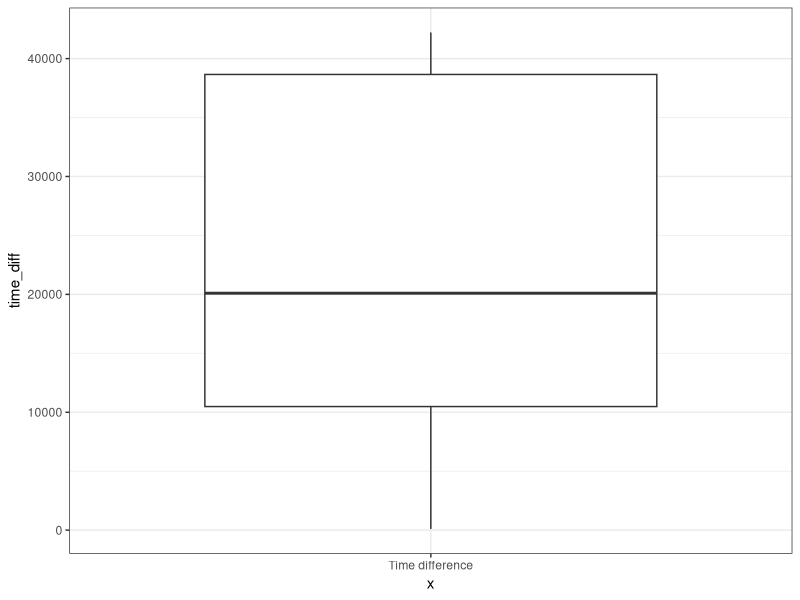
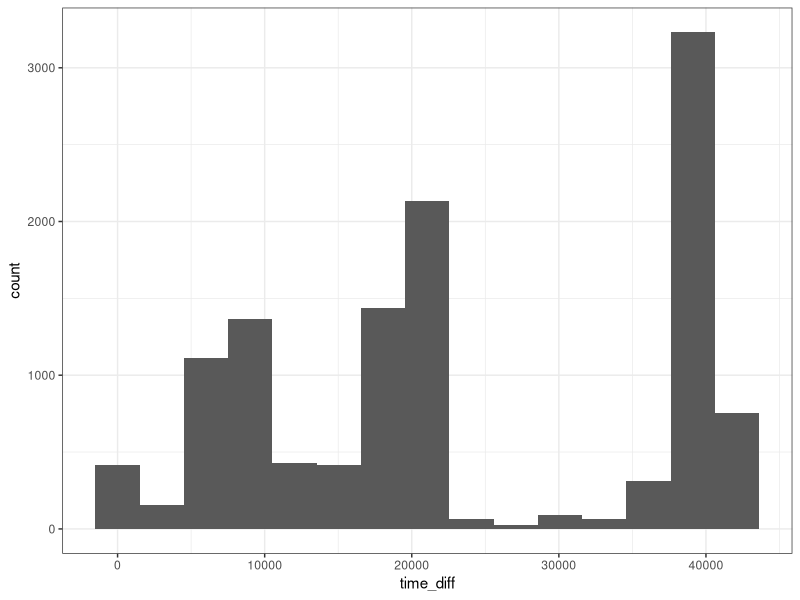

The R script that drew these images, in order:
## ---- chunk 1
knitr::opts_chunk$set(echo = FALSE, warning = FALSE, message = FALSE)
## ---- chunk 2
library(dplyr, warn.conflicts = FALSE)
library(ggplot2)
library(lubridate)
theme_set(theme_bw())
## ---- chunk 3
output <- read.csv("output.csv",  encoding="UTF-8")

data <- output %>% 
  mutate(
    datetime = as.POSIXct(start_timestamp / 1000, origin="1970-01-01"),
    days = day(datetime),
    months = month(datetime),
    hours = hour(datetime),
    minutes = minute(datetime),
    seconds = second(datetime)
  ) %>%
  mutate(
    hours = ifelse(hours <= 14, 10, 22)
  )
## ---- chunk 4
ggplot(data, aes("Time difference", time_diff)) +
  geom_boxplot()

summary(data$time_diff)
sd(data$time_diff)
## ---- chunk 5
ggplot(data, aes(time_diff)) +
  geom_histogram(bins = 15)
